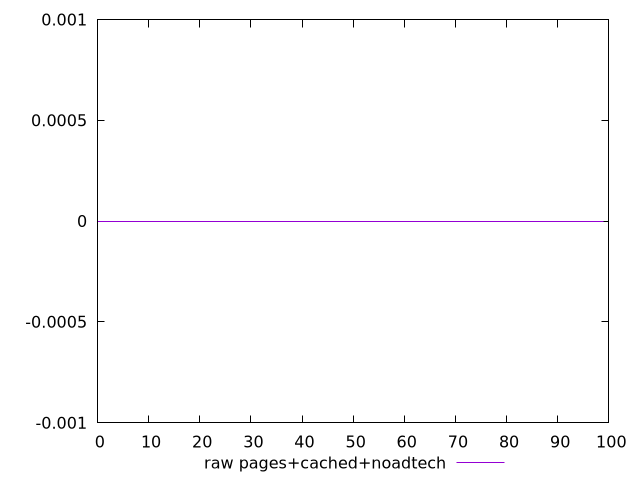

gnuplot code for this plot:
$_rawPagesCachedNoadtech <<EOF
0
0
0
0
0
0
0
0
0
0
0
0
0
0
0
0
0
0
0
0
0
0
0
0
0
0
0
0
0
0
0
0
0
0
0
0
0
0
0
0
0
0
0
0
0
0
0
0
0
0
0
0
0
0
0
0
0
0
0
0
0
0
0
0
0
0
0
0
0
0
0
0
0
0
0
0
0
0
0
0
0
0
0
0
0
0
0
0
0
0
0
0
0
0
0
0
0
0
0
0
EOF
set key outside below
set terminal pngcairo
set output "report_00006_2020-11-02T20-21-41.718Z/duplicated-javascript/pages+cached+noadtech//raw.png"
set yrange [-0.001:0.001]
plot $_rawPagesCachedNoadtech title "raw pages+cached+noadtech" with line ,
